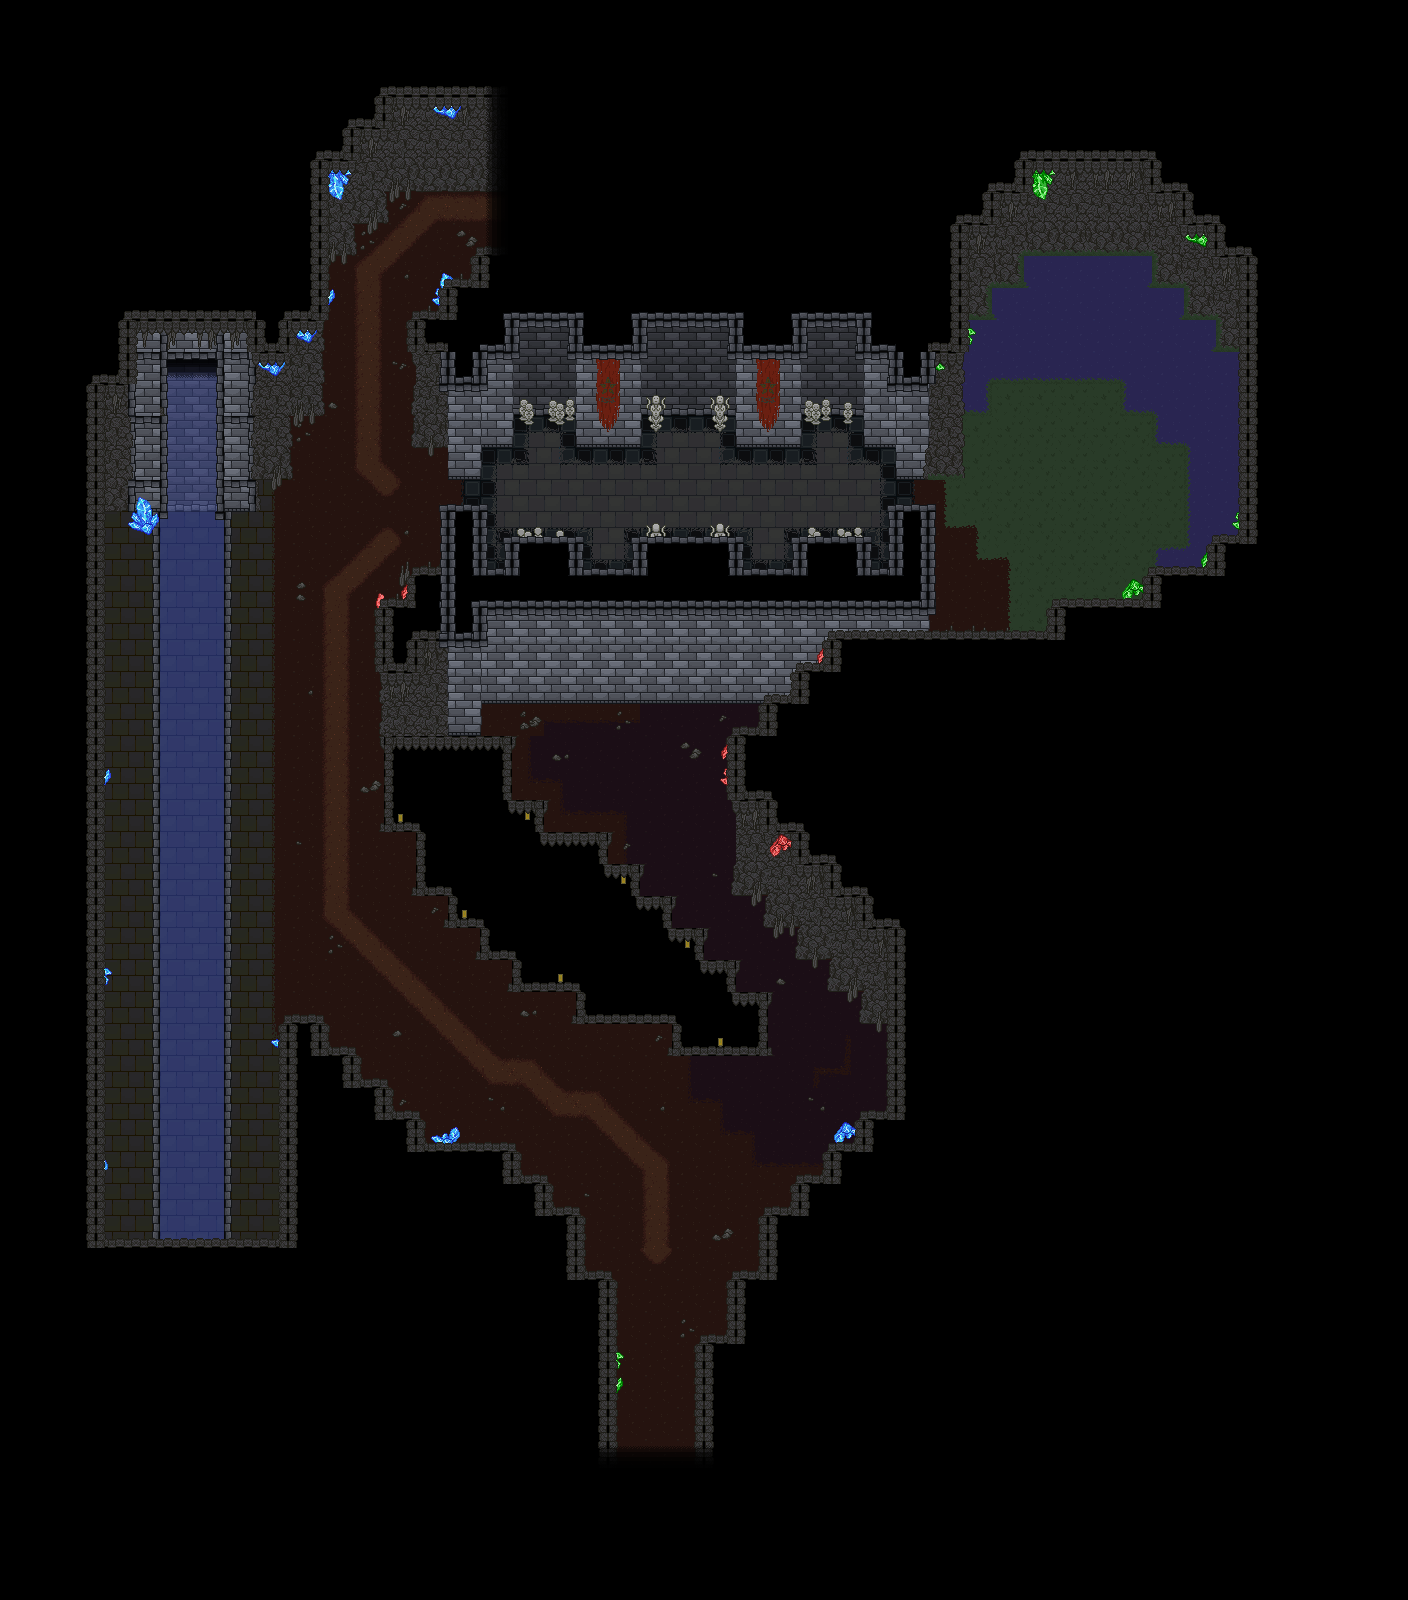

This is a level from a 2D game, rendered from its Tiled map with the project's own tilesets. A one-line summary and the map file follow, with tile-layer data summarised:
An orthogonal 44x50 tile map with 32x32 px tiles, 11 tile layers (floor1, floor2, floor3, wall1, ...), 5 tilesets and 160 objects (2x lostsword, 2x normsword, 2x nakedsword, 2x normspear, 2x normbow, ...).

<map version="1.2" tiledversion="1.2.3" orientation="orthogonal" renderorder="right-down" width="44" height="50" tilewidth="32" tileheight="32" infinite="0" nextlayerid="97" nextobjectid="238">
 <tileset firstgid="1" source="tileset.tsx" />
 <tileset firstgid="82" source="castletileset.tsx" />
 <tileset firstgid="163" source="chambertileset.tsx" />
 <tileset firstgid="244" source="crystalsheet.tsx" />
 <tileset firstgid="344" source="roadset.tsx" />
 <layer id="85" name="floor1" width="44" height="50">
  <data>[2200 cells, 643 non-empty, 8 distinct tile ids]</data>
 </layer>
 <layer id="86" name="floor2" width="44" height="50">
  <data>[2200 cells, 221 non-empty, 42 distinct tile ids]</data>
 </layer>
 <layer id="87" name="floor3" width="44" height="50">
  <data>[2200 cells, 111 non-empty, 19 distinct tile ids]</data>
 </layer>
 <layer id="88" name="wall1" width="44" height="50">
  <data>[2200 cells, 285 non-empty, 22 distinct tile ids]</data>
 </layer>
 <layer id="89" name="wall2" width="44" height="50">
  <data>[2200 cells, 172 non-empty, 33 distinct tile ids]</data>
 </layer>
 <layer id="90" name="wall3" width="44" height="50">
  <data>[2200 cells, 53 non-empty, 17 distinct tile ids]</data>
 </layer>
 <layer id="91" name="wall4" width="44" height="50">
  <data>[2200 cells, 69 non-empty, 32 distinct tile ids]</data>
 </layer>
 <layer id="92" name="ceiling1" width="44" height="50">
  <data>[2200 cells, 508 non-empty, 39 distinct tile ids]</data>
 </layer>
 <layer id="93" name="ceiling2" width="44" height="50">
  <data>[2200 cells, 279 non-empty, 14 distinct tile ids]</data>
 </layer>
 <layer id="94" name="ceiling3" width="44" height="50">
  <data>[2200 cells, 270 non-empty, 6 distinct tile ids]</data>
 </layer>
 <layer id="95" name="ceiling4" width="44" height="50">
  <data>[2200 cells, 19 non-empty, 7 distinct tile ids]</data>
 </layer>
 <objectgroup id="58" name="light" visible="0">
  <object id="1" x="376.768" y="613.605">
   <properties>
    <property name="blue" type="float" value="0.16" />
    <property name="green" type="float" value="0.16" />
    <property name="lightlevel" type="float" value="9" />
    <property name="red" type="float" value="0.070000000000000007" />
   </properties>
   <point />
  </object>
  <object id="3" x="144.571" y="554.586">
   <properties>
    <property name="blue" type="float" value="0.029999999999999999" />
    <property name="green" type="float" value="0.12" />
    <property name="lightlevel" type="float" value="7" />
    <property name="red" type="float" value="0.12" />
   </properties>
   <point />
  </object>
  <object id="4" x="143.846" y="782.127">
   <properties>
    <property name="blue" type="float" value="0.029999999999999999" />
    <property name="green" type="float" value="0.12" />
    <property name="lightlevel" type="float" value="7" />
    <property name="red" type="float" value="0.12" />
   </properties>
   <point />
  </object>
  <object id="5" x="143.244" y="978.335">
   <properties>
    <property name="blue" type="float" value="0.029999999999999999" />
    <property name="green" type="float" value="0.12" />
    <property name="lightlevel" type="float" value="7" />
    <property name="red" type="float" value="0.12" />
   </properties>
   <point />
  </object>
  <object id="6" x="297.924" y="1038.52">
   <properties>
    <property name="blue" type="float" value="0.029999999999999999" />
    <property name="green" type="float" value="0.12" />
    <property name="lightlevel" type="float" value="7" />
    <property name="red" type="float" value="0.12" />
   </properties>
   <point />
  </object>
  <object id="7" x="137.827" y="1170.93">
   <properties>
    <property name="blue" type="float" value="0.029999999999999999" />
    <property name="green" type="float" value="0.12" />
    <property name="lightlevel" type="float" value="7" />
    <property name="red" type="float" value="0.12" />
   </properties>
   <point />
  </object>
  <object id="8" x="193.199" y="367.441">
   <properties>
    <property name="blue" type="float" value="0.029999999999999999" />
    <property name="green" type="float" value="0.12" />
    <property name="lightlevel" type="float" value="7" />
    <property name="red" type="float" value="0.12" />
   </properties>
   <point />
  </object>
  <object id="11" x="252.84" y="493.582">
   <properties>
    <property name="blue" type="float" value="0.029999999999999999" />
    <property name="green" type="float" value="0.12" />
    <property name="lightlevel" type="float" value="7" />
    <property name="red" type="float" value="0.12" />
   </properties>
   <point />
  </object>
  <object id="14" x="401.857" y="817.876">
   <properties>
    <property name="blue" type="float" value="0.59999999999999998" />
    <property name="green" type="float" value="0.10000000000000001" />
    <property name="lightlevel" type="float" value="8" />
    <property name="red" type="float" value="0.10000000000000001" />
   </properties>
   <point />
  </object>
  <object id="15" x="464.15" y="913.76">
   <properties>
    <property name="blue" type="float" value="0.59999999999999998" />
    <property name="green" type="float" value="0.10000000000000001" />
    <property name="lightlevel" type="float" value="8" />
    <property name="red" type="float" value="0.10000000000000001" />
   </properties>
   <point />
  </object>
  <object id="16" x="560.034" y="979.718">
   <properties>
    <property name="blue" type="float" value="0.59999999999999998" />
    <property name="green" type="float" value="0.10000000000000001" />
    <property name="lightlevel" type="float" value="8" />
    <property name="red" type="float" value="0.10000000000000001" />
   </properties>
   <point />
  </object>
  <object id="17" x="721.876" y="1040.79">
   <properties>
    <property name="blue" type="float" value="0.59999999999999998" />
    <property name="green" type="float" value="0.10000000000000001" />
    <property name="lightlevel" type="float" value="8" />
    <property name="red" type="float" value="0.10000000000000001" />
   </properties>
   <point />
  </object>
  <object id="20" x="273.973" y="759.341">
   <properties>
    <property name="blue" type="float" value="0.029999999999999999" />
    <property name="green" type="float" value="0.12" />
    <property name="lightlevel" type="float" value="7" />
    <property name="red" type="float" value="0.12" />
   </properties>
   <point />
  </object>
  <object id="21" x="479.452" y="1154.23">
   <properties>
    <property name="blue" type="float" value="0.029999999999999999" />
    <property name="green" type="float" value="0.12" />
    <property name="lightlevel" type="float" value="7" />
    <property name="red" type="float" value="0.12" />
   </properties>
   <point />
  </object>
  <object id="22" x="615.233" y="1370.76">
   <properties>
    <property name="blue" type="float" value="0.16" />
    <property name="green" type="float" value="0.050000000000000003" />
    <property name="lightlevel" type="float" value="7" />
    <property name="red" type="float" value="0.14999999999999999" />
   </properties>
   <point />
  </object>
  <object id="23" x="592.857" y="1202.32">
   <properties>
    <property name="blue" type="float" value="0.029999999999999999" />
    <property name="green" type="float" value="0.12" />
    <property name="lightlevel" type="float" value="7" />
    <property name="red" type="float" value="0.12" />
   </properties>
   <point />
  </object>
  </objectgroup>
 <objectgroup id="96" name="enemy" visible="0">
  <!-- 10 objects omitted --></objectgroup>
 <objectgroup id="60" name="bg" visible="0">
  <!-- 26 objects omitted --></objectgroup>
 <objectgroup id="59" name="mapinfo" visible="0">
  <!-- 5 objects omitted --></objectgroup>
 <objectgroup id="61" name="blockall" visible="0">
  <!-- 72 objects omitted --></objectgroup>
</map>
<!-- 144 of 160 objects omitted -->
